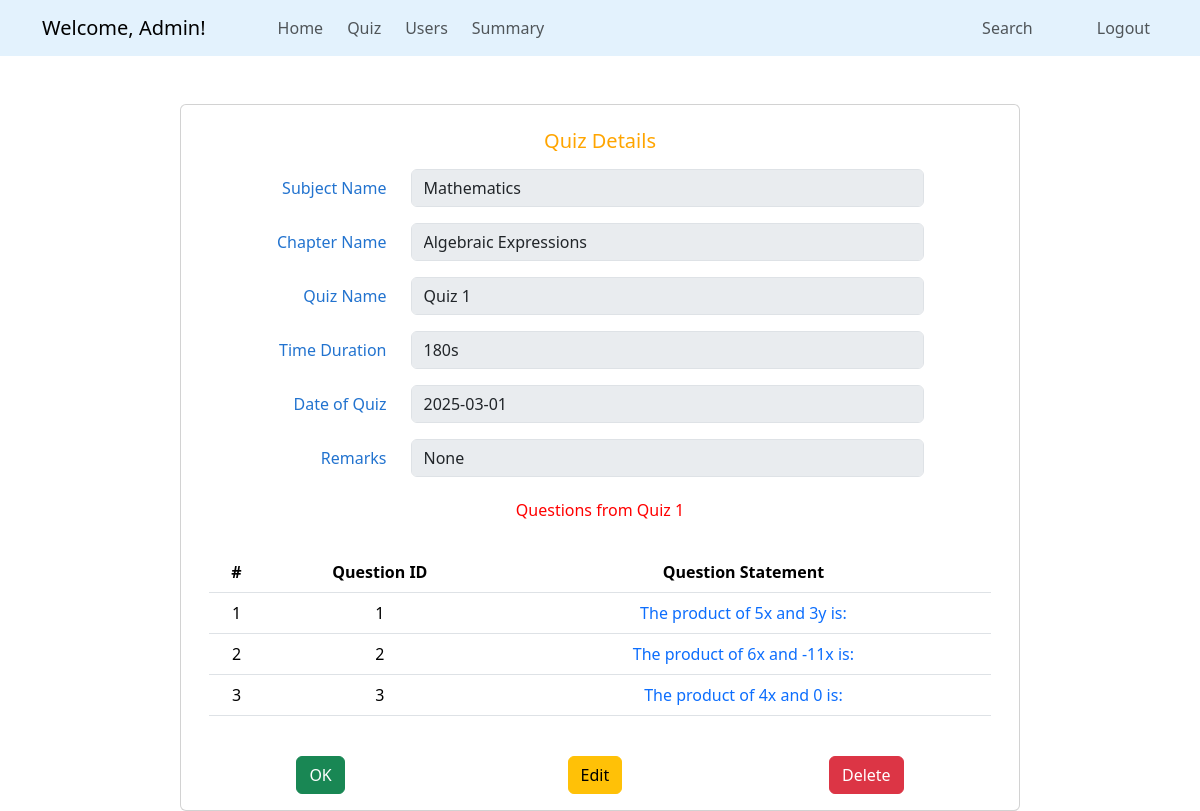
Before: /admin/view_quiz/1 (signed in) with the older database file.
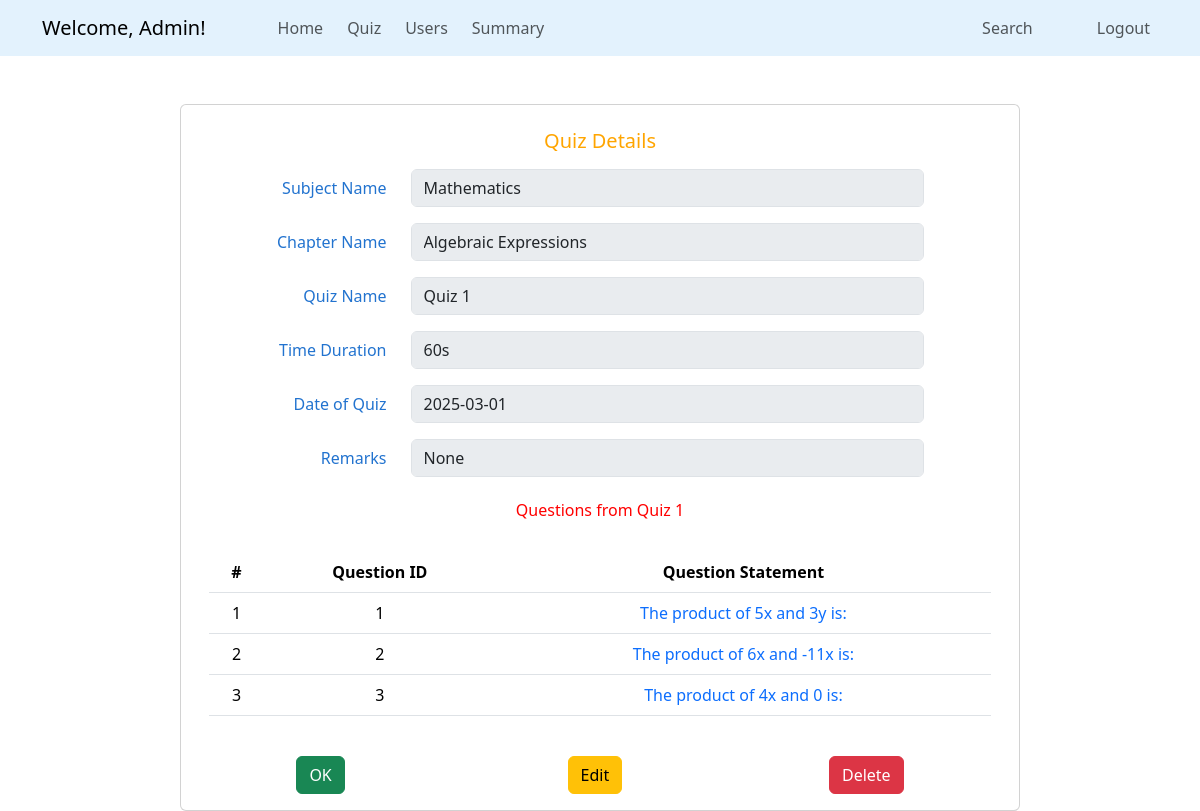
After: the same page with the newer database file.
### quizapp/models.py (models this page shows, shortened)
class Quiz(db.Model):
    quizid = db.Column(db.Integer, primary_key = True)
    qname = db.Column(db.String(60), nullable = False)
    dateofquiz = db.Column(db.DateTime, nullable = False)
    timeduration = db.Column(db.Integer, nullable = False)
    remarks = db.Column(db.String(30), nullable = True)
    chapterid = db.Column(db.Integer, db.ForeignKey('chapter.cid'), nullable = False) # (foreign key-chapter)
    question = db.relationship('Questions', backref = 'quiz', lazy = True, cascade = 'all, delete')
    scores = db.relationship('Scores', backref = 'quiz', lazy = True, cascade = 'all, delete')

### quizapp/routes.py (the view)
@app.route('/admin/view_quiz/<int:qid>', methods = ['GET', 'POST'])
def view_quiz(qid):
    if 'admin_id' in session:
        quiz = Quiz.query.get_or_404(qid)
        return render_template('admin/view_quiz.html', quiz = quiz)
    flash('Login to access the page', 'danger')
    return redirect(url_for('admin_login'))

### quizapp/templates/admin/view_quiz.html
{% extends "admin/base_dashboard.html" %}
{% block section %}
<div class="container card mt-5" style="max-width: 70%;">
    <form id="add-new" method="POST">
        <div class="card-body mt-2" style="color: #2273cf;">
            <div class="card-title text-center mb-3">
                <h5 style="color: orange;">Quiz Details</h5>
            </div>
            <div class="row mb-3">
                <label for="name" class="col-sm-3 col-form-label text-end">Subject Name</label>
                <div class="col-sm-8">
                    <input class="form-control" id="sname" name="sname" value="{{ quiz.chapter.subject.sname }}"
                        disabled>
                </div>
            </div>
            <div class="row mb-3">
                <label for="name" class="col-sm-3 col-form-label text-end">Chapter Name</label>
                <div class="col-sm-8">
                    <input class="form-control" id="cname" name="cname" value="{{ quiz.chapter.cname }}" disabled>
                </div>
            </div>
            <div class="row mb-3">
                <label for="name" class="col-sm-3 col-form-label text-end">Quiz Name</label>
                <div class="col-sm-8">
                    <input class="form-control" id="qname" name="qname" value="{{ quiz.qname }}" disabled>
                </div>
            </div>
            <div class="row mb-3">
                <label for="tduration" class="col-sm-3 col-form-label text-end">Time Duration</label>
                <div class="col-sm-8">
                    <input class="form-control" id="timeduration" name="tduration" value="{{ quiz.timeduration }}s"
                        disabled>
                </div>
            </div>
            <div class="row mb-3">
                <label for="qdate" class="col-sm-3 col-form-label text-end">Date of Quiz</label>
                <div class="col-sm-8">
                    <input class="form-control" id="qdate" name="qdate" value="{{ quiz.dateofquiz.strftime('%Y-%m-%d') }}"
                        disabled>
                </div>
            </div>
            <div class="row mb-3">
                <label for="remarks" class="col-sm-3 col-form-label text-end">Remarks</label>
                <div class="col-sm-8">
                    <input class="form-control" id="remarks" name="remarks" value="{{ quiz.remarks }}" disabled>
                </div>
            </div>
            <div class="row text-center mt-4" style="color: red;">
                <h6>Questions from {{ quiz.qname }}</h6>
            </div>
            <table class="table text-center mt-4">
                <thead>
                    <tr>
                        <th>#</th>
                        <th>Question ID</th>
                        <th>Question Statement</th>
                    </tr>
                </thead>
                <tbody>
                    {% for question in quiz.question%}
                    <tr>
                        <td>{{ loop.index }}</td>
                        <td>{{ question.qid }}</td>
                        <td><a href="{{ url_for('view_question', qid = question.qid)}}" class="text-decoration-none">
                                {{ question.question_statement }}
                            </a>
                        </td>
                    </tr>
                    {% endfor %}
                </tbody>
            </table>
        </div>
    </form>
    <div class="d-flex justify-content-around mt-2 mb-3">
        <a href="{{ url_for('manage_quizzes') }}" class="btn btn-success me-3">OK</a>
        <a href="{{ url_for('edit_quiz', qid = quiz.quizid)}}" class="btn btn-warning">Edit</a>
        <form action="{{ url_for('delete_quiz', qid = quiz.quizid) }}" method="POST" class="d-inline">
            <button type="submit" class="btn btn-danger" onclick="return confirm('Are you sure, to delete this Quiz?')">
                Delete
            </button>
        </form>
    </div>
</div>
{% endblock %}

Changed rows visible on the page:
changed Quiz "Quiz 1": tduration "180s" → "60s"
